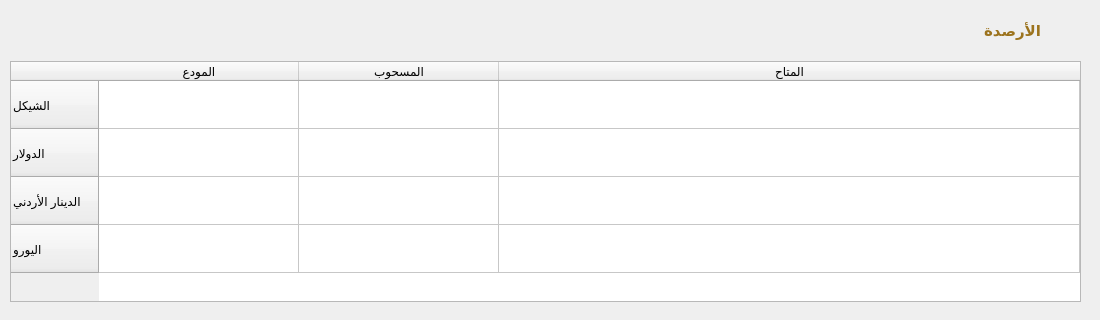
      <widget class="QWidget" name="tab_30">
       <attribute name="title">
        <string>الأرصدة</string>
       </attribute>
       <widget class="QWidget" name="widget_79" native="true">
        <property name="geometry">
         <rect>
          <x>0</x>
          <y>10</y>
          <width>1091</width>
          <height>301</height>
         </rect>
        </property>
        <property name="styleSheet">
         <string notr="true"/>
        </property>
        <property name="class" stdset="0">
         <string>Card</string>
        </property>
        <widget class="QWidget" name="widget_80" native="true">
         <property name="geometry">
          <rect>
           <x>0</x>
           <y>0</y>
           <width>1091</width>
           <height>41</height>
          </rect>
         </property>
         <property name="class" stdset="0">
          <string>bg-pink-gold box-top-radius</string>
         </property>
         <widget class="QLabel" name="label_209">
          <property name="geometry">
           <rect>
            <x>930</x>
            <y>0</y>
            <width>111</width>
            <height>41</height>
           </rect>
          </property>
          <property name="font">
           <font>
            <family>Cairo</family>
            <pointsize>11</pointsize>
            <bold>true</bold>
           </font>
          </property>
          <property name="styleSheet">
           <string notr="true">color: #9c731d;</string>
          </property>
          <property name="text">
           <string>الأرصدة</string>
          </property>
         </widget>
         <widget class="QLabel" name="label_210">
          <property name="geometry">
           <rect>
            <x>1050</x>
            <y>10</y>
            <width>21</width>
            <height>21</height>
           </rect>
          </property>
          <property name="text">
           <string/>
          </property>
          <property name="pixmap">
           <pixmap>../assets/icons/ic_fluent_lock_closed_24_filled_colored.svg</pixmap>
          </property>
          <property name="scaledContents">
           <bool>true</bool>
          </property>
         </widget>
        </widget>
        <widget class="QTableWidget" name="tableWidget_2">
         <property name="geometry">
          <rect>
           <x>10</x>
           <y>51</y>
           <width>1071</width>
           <height>241</height>
          </rect>
         </property>
         <property name="editTriggers">
          <set>QAbstractItemView::NoEditTriggers</set>
         </property>
         <attribute name="horizontalHeaderMinimumSectionSize">
          <number>31</number>
         </attribute>
         <attribute name="horizontalHeaderDefaultSectionSize">
          <number>200</number>
         </attribute>
         <attribute name="horizontalHeaderStretchLastSection">
          <bool>true</bool>
         </attribute>
         <attribute name="verticalHeaderDefaultSectionSize">
          <number>48</number>
         </attribute>
         <row>
          <property name="text">
           <string>الشيكل</string>
          </property>
         </row>
         <row>
          <property name="text">
           <string>الدولار</string>
          </property>
         </row>
         <row>
          <property name="text">
           <string>الدينار الأردني</string>
          </property>
         </row>
         <row>
          <property name="text">
           <string>اليورو</string>
          </property>
         </row>
         <column>
          <property name="text">
           <string>المودع</string>
          </property>
         </column>
         <column>
          <property name="text">
           <string>المسحوب</string>
          </property>
         </column>
         <column>
          <property name="text">
           <string>المتاح</string>
          </property>
         </column>
        </widget>
       </widget>
      </widget>
